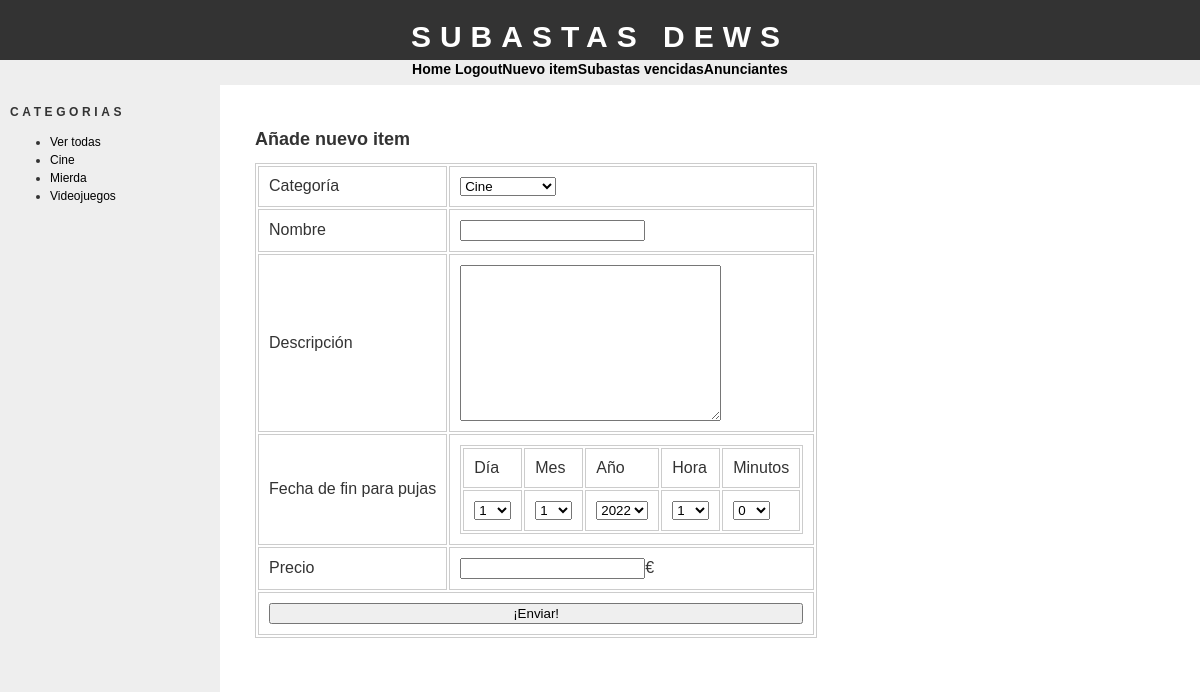
Screenshot of /views/newitem.php (signed in) with the database file from the repository.
### tables this page shows
CREATE TABLE IF NOT EXISTS `categoria` (
  `id` int(11) NOT NULL AUTO_INCREMENT,
  `categoria` varchar(30) NOT NULL,
  PRIMARY KEY (`id`)
);

### DB/DB_category.php (called while the page is built, shortened)
<?php
function getItemCategories()
{
    $conn=connectToDB();
    $itemCategories=[];
    $query="SELECT * FROM categoria ORDER BY categoria ASC;";
    $st=$conn -> prepare($query);
    $st_executed=$st -> execute();
    if($st_executed)
    {
        $st_itemCategories=$st -> get_result();
        while($itemCategory=$st_itemCategories -> fetch_assoc())
            $itemCategories[]=$itemCategory;
    }
    return $itemCategories;
}
?>

### views/newitem.php (the view, shortened to what this page needs)
<?php
require_once "./header.php";
require_once "../DB/DB_category.php";
$list_item_category=getItemCategories();
function drawForm_newItem()
{
    global $list_item_category;
    $txtHTML="<h2>Añade nuevo item</h2>";
    $txtHTML.="<form action=".str_replace(" ", "%20", $_SERVER["PHP_SELF"])." method='post'>";
    $txtHTML.=
    '
    <table>
            <tr>
                <td>Categoría</td>
                <td>
                    <select name="input_category_name">
    ';
    for($i=0; $i < count($list_item_category); $i++)
    {
        $category_name=$list_item_category[$i]["categoria"];
        $txtHTML.="<option>$category_name</option>";
    }
    $txtHTML.=
    '
            </select>
        </td>
    </tr>
    <tr>
        <td>Nombre</td>
        <td><input type="text" name="item_name" id="item_name">
    ';
    $txtHTML.=
    '
        </td>
    </tr>
    <tr>
        <td>Descripción</td>
        <td><textarea name="item_description" id="item_description" cols="30" rows="10" maxlength="200"></textarea></td>
    </tr>
    <tr>
        <td>Fecha de fin para pujas</td>
        <td>
            <table>
                <tr>
                    <td>Día</td>
                    <td>Mes</td>
                    <td>Año</td>
                    <td>Hora</td>
                    <td>Minutos</td>
                </tr>
                <tr>
                    <td><select name="item_endDate_day" id="item_endDate_day">
    ';
    for($i=1, $maxI=date("t"); $i <= $maxI; $i++)
        $txtHTML.="<option>$i</option>";
    $txtHTML.="</select></td>";
    $txtHTML.="<td><select name='item_endDate_month'>";
    for($i=1; $i <= 12; $i++)
        $txtHTML.="<option>$i</option>";
    $txtHTML.="</select></td>";
    $txtHTML.="<td><select name='item_endDate_year'>";
    $currentDate_year=date("Y");;
    for($i=$currentDate_year; $i <= $currentDate_year+5; $i++)
        $txtHTML.="<option>$i</option>";
    $txtHTML.="</select></td>";
    $txtHTML.="<td><select name='item_endDate_hour'";
    for($i=0; $i <= 23; $i++)
        $txtHTML.="<option>$i</option>";
    $txtHTML.="</select></td>";
    $txtHTML.="<td><select name='item_endDate_min'>";
    for($i=0; $i <= 59; $i++)
        $txtHTML.="<option>$i</option>";
    $txtHTML.=
    '
                </select>
            </td>
        </tr>
    </table>
    ';
    $txtHTML.=
    '
        </td>
    </tr>
    <tr>
        <td>Precio</td>
        <td><input type="text" name="item_price">'.CURRENCY;
    $txtHTML.=
    '
                </td>
            </tr>
            <tr>
                <td colspan="2">
                    <input style="width:100%" type="submit" name="send_newItem" value="¡Enviar!">
                </td>
            </tr>
        </table>
    </form>
    ';
    echo $txtHTML;
}
?>
    <?php
    drawForm_newItem();
    ?>
</body>
</html>

### views/navbar.php
<?php
require_once "../DB/DB_category.php";
drawUl_itemCategories();
function drawUl_itemCategories()
{
    $list_item_category=getItemCategories();
    $txtHTML="<h1>Categorias</h1>";
    $txtHTML.="<ul><li><a href='./index.php'>Ver todas</a></li>";
    for($i=0; $i<count($list_item_category); $i++)
    {
        $item_category=$list_item_category[$i];
        $txtHTML.="<li><a href='./index.php?item_category_id=".$item_category["id"]."'>".$item_category["categoria"]."</a></li>";
    }
    $txtHTML.="</ul>";
    echo $txtHTML;
}
?>

### css/style.css (style rules this page uses)
body { font-family: "trebuchet ms", verdana, sans-serif; font-size: 12px; line-height: 1.5em; color: #333; background: #ffffff; margin: 0; padding: 0; text-align: center; width: 100%; }
a:link { text-decoration: none; color: #000; }
#bar h1 { font-size: 12px; text-transform: uppercase; letter-spacing: 0.3em; }
table { border: thin solid #cccccc; background: #ffffff; }
td { border: thin solid #cccccc; padding: 10px; }

### rows the page displays
categoria: categoria "Cine"
categoria: categoria "Mierda"
categoria: categoria "Videojuegos"

### other values shown
CURRENCY "€"
form field input_category_name "Cine"
form field item_endDate_day "1"
form field item_endDate_month "1"
form field item_endDate_year "2022"
form field item_endDate_hour "1"
form field item_endDate_min "0"
